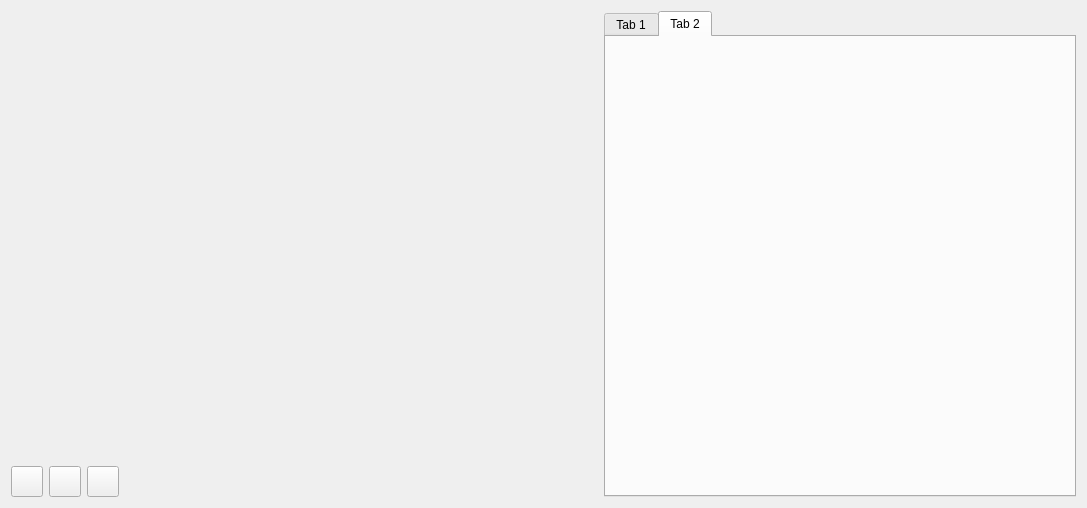
<?xml version="1.0" encoding="UTF-8"?>
<ui version="4.0">
 <class>SVDBMaterialsEditWidget</class>
 <widget class="QWidget" name="SVDBMaterialsEditWidget">
  <property name="geometry">
   <rect>
    <x>0</x>
    <y>0</y>
    <width>1087</width>
    <height>508</height>
   </rect>
  </property>
  <property name="windowTitle">
   <string>Form</string>
  </property>
  <layout class="QGridLayout" name="gridLayout">
   <item row="0" column="4" rowspan="2">
    <widget class="QTabWidget" name="tabWidget">
     <property name="currentIndex">
      <number>1</number>
     </property>
     <widget class="QWidget" name="tab">
      <attribute name="title">
       <string>Tab 1</string>
      </attribute>
     </widget>
     <widget class="QWidget" name="tab_2">
      <attribute name="title">
       <string>Tab 2</string>
      </attribute>
     </widget>
    </widget>
   </item>
   <item row="1" column="1">
    <widget class="QToolButton" name="toolButtonCopy">
     <property name="icon">
      <iconset>
       <normaloff>:/gfx/actions/32x32/editcopy_32x32.png</normaloff>:/gfx/actions/32x32/editcopy_32x32.png</iconset>
     </property>
     <property name="iconSize">
      <size>
       <width>24</width>
       <height>24</height>
      </size>
     </property>
    </widget>
   </item>
   <item row="0" column="0" colspan="4">
    <widget class="QtExt::MaterialDatabaseSelectionWidget" name="widgetMaterialsDB" native="true"/>
   </item>
   <item row="1" column="3">
    <spacer name="horizontalSpacer">
     <property name="orientation">
      <enum>Qt::Horizontal</enum>
     </property>
     <property name="sizeHint" stdset="0">
      <size>
       <width>472</width>
       <height>20</height>
      </size>
     </property>
    </spacer>
   </item>
   <item row="1" column="0">
    <widget class="QToolButton" name="toolButtonAdd">
     <property name="icon">
      <iconset>
       <normaloff>:/gfx/actions/32x32/plus_32x32.png</normaloff>:/gfx/actions/32x32/plus_32x32.png</iconset>
     </property>
     <property name="iconSize">
      <size>
       <width>24</width>
       <height>24</height>
      </size>
     </property>
    </widget>
   </item>
   <item row="1" column="2">
    <widget class="QToolButton" name="toolButtonRemove">
     <property name="icon">
      <iconset>
       <normaloff>:/gfx/actions/32x32/minus_32x32.png</normaloff>:/gfx/actions/32x32/minus_32x32.png</iconset>
     </property>
     <property name="iconSize">
      <size>
       <width>24</width>
       <height>24</height>
      </size>
     </property>
    </widget>
   </item>
  </layout>
 </widget>
 <customwidgets>
  <customwidget>
   <class>QtExt::MaterialDatabaseSelectionWidget</class>
   <extends>QWidget</extends>
   <header>QtExt_MaterialDatabaseSelectionWidget.h</header>
   <container>1</container>
  </customwidget>
 </customwidgets>
 <resources/>
 <connections/>
</ui>
